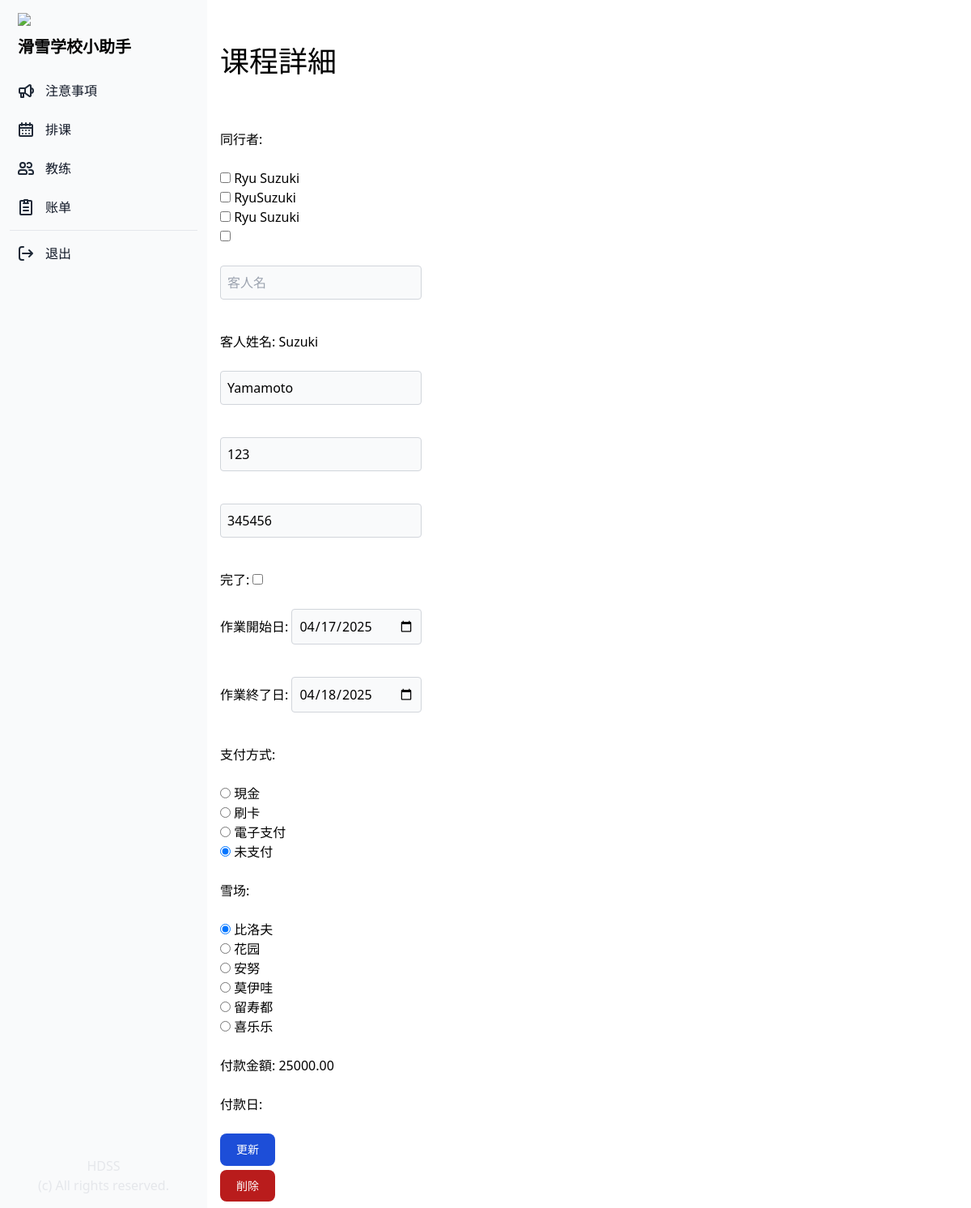
Page /lesson_details/3/ (signed in) on the earlier database version.
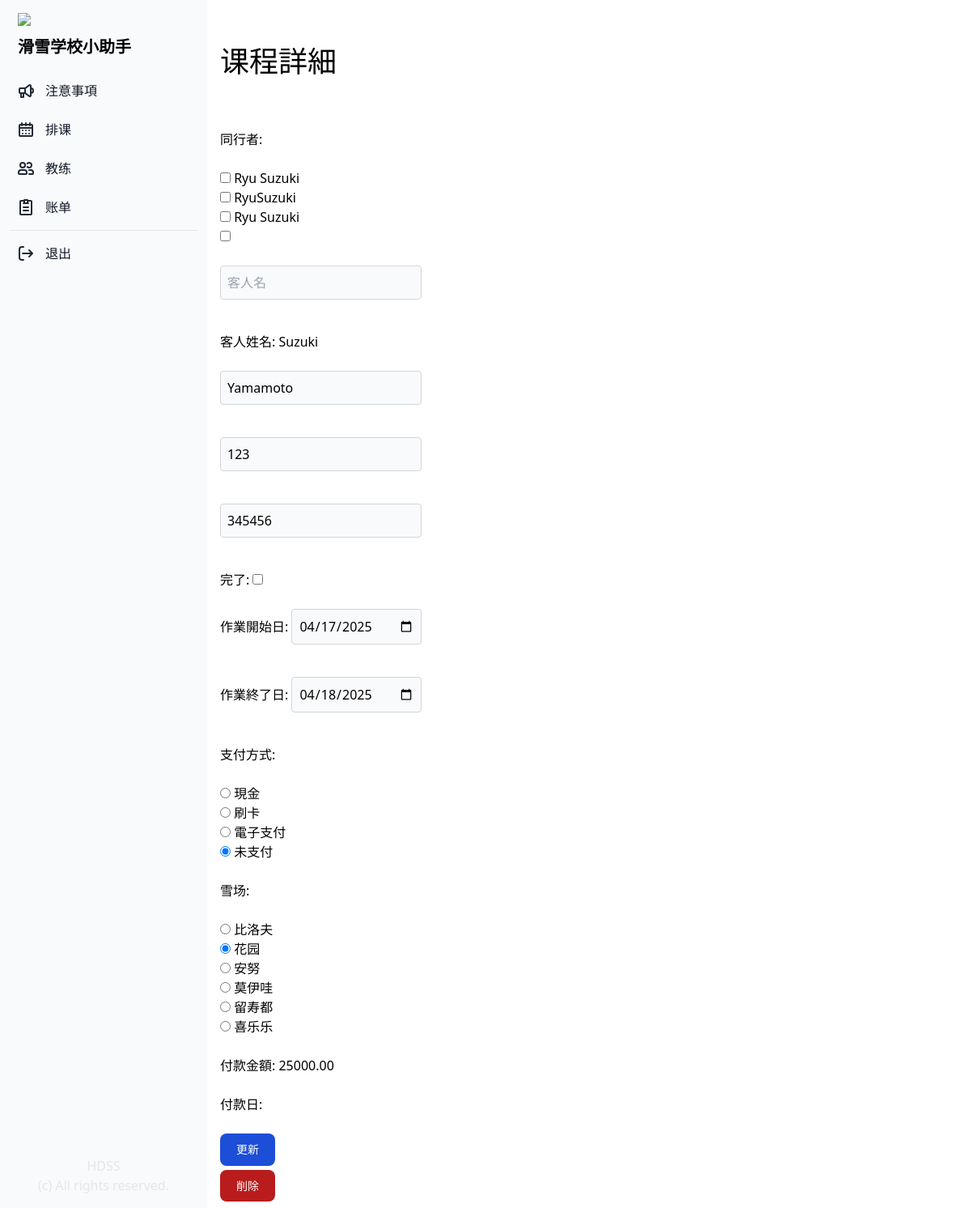
Same page on the later database version.
### manager/models.py (models this page shows, shortened)
class Lesson(models.Model):
    PAYMENT_TYPES = (
        ('現金','現金'),
        ('刷卡', '刷卡'),
        ('電子支付', '電子支付'),
        ('未支付', '未支付'),
        )
    PLACE = (
        ('比洛夫', '比洛夫'),
        ('花园', '花园'),
        ('安努', '安努'),
        ('莫伊哇', '莫伊哇'),
        ('留寿都', '留寿都'),
        ('喜乐乐', '喜乐乐'),
        ('其他', '其他'),
    )
    instructors = models.ManyToManyField(Profile, related_name="instructors", blank=False)
    client = models.CharField("客人姓名", max_length=255)
    address = models.CharField("酒店", max_length=255)
    level = models.CharField("级别", max_length=255)
    place = models.CharField("雪场", max_length=50, choices=PLACE, default='比洛夫')
    job_description = models.CharField("内容", max_length=255, blank=True, null=True)
    payment_type = models.CharField("付款方式", max_length=50, choices=PAYMENT_TYPES, default='未支付')
    payment_amount = models.DecimalField("付款金額", max_digits=10, decimal_places=2, blank=True, null=True)
    payment_date = models.DateTimeField("付款日", blank=True, null=True)
    note = models.CharField("備考", max_length=255, blank=True, null=True)
    start_date = models.DateTimeField("開始日")
    end_date = models.DateTimeField("終了日")
    finished = models.BooleanField("終了", default=False)
    date_created = models.DateTimeField("作成日", auto_now_add=True)

### manager/views.py (the view)
# urls.py: path('lesson_details/<int:lesson_id>/', views.lesson_details, name="lesson_details"),
@login_required(login_url='/login_user/')
def lesson_details(request, lesson_id):
    if request.user.is_authenticated:
        lesson = Lesson.objects.get(id=lesson_id)
        form = LessonForm(request.POST or None, instance=lesson)
        if form.is_valid():
            form.save()
            messages.success(request, "课程更新了。")
            return redirect("lesson_list")
        return render(request, "lesson/lesson_details.html", {"form": form , "lesson": lesson })
    else:
        messages.success(request, "请先登录。")
        return redirect("login_user")

### manager/models.py (called while the page is built)
    def __str__(self):
        return f"{self.fullname}"

### manager/templates/lesson/lesson_details.html (shortened to what this page needs)
{% extends "base.html" %}
{% block content %}
<div class="p-4 sm:ml-64">
    <div class="px-auto">
        <h1 class="text-4xl py-10">课程詳細</h1>
    </div>
    <form class="space-y-6 pb-3" action="{% url 'lesson_details' lesson.id %}" method="post">
        {{ form.as_p }}
        <button type="submit"
            class="text-white bg-blue-700 hover:bg-blue-800 focus:ring-4 focus:outline-none focus:ring-blue-300 font-medium rounded-lg text-sm w-full sm:w-auto px-5 py-2.5 text-center dark:bg-blue-600 dark:hover:bg-blue-700 dark:focus:ring-blue-800">更新</button>
    </form>
    <a href="{% url 'delete_lesson' lesson.id %}"
        class="btn text-white bg-red-700 hover:bg-red-800 focus:ring-4 focus:outline-none focus:ring-red-300 font-medium rounded-lg text-sm w-full sm:w-auto px-5 py-2.5 text-center dark:bg-red-600 dark:hover:bg-red-700 dark:focus:ring-red-800">削除
    </a>
</div>
{% endblock %}

Differences in the rows shown:
changed Lesson "Suzuki": place "☑ 比洛夫 ☐ 花园 ☐ 安努 ☐ 莫伊哇 ☐ 留寿都 ☐ 喜乐乐" → "☐ 比洛夫 ☑ 花园 ☐ 安努 ☐ 莫伊哇 ☐ 留寿都 ☐ 喜乐乐"
